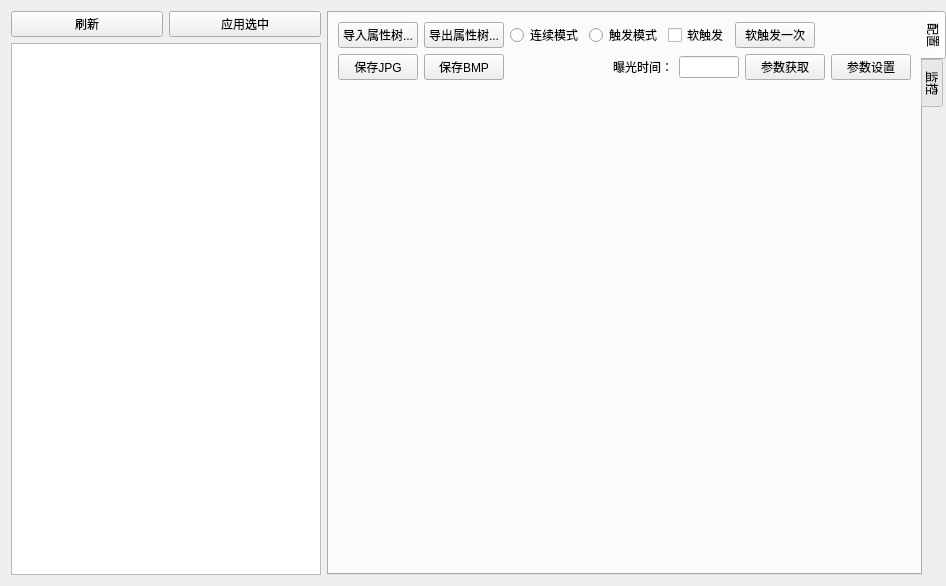
<?xml version="1.0" encoding="UTF-8"?>
<ui version="4.0">
 <class>Eyestack::Com_MVS::MvsCameraConfigUi</class>
 <widget class="QWidget" name="Eyestack::Com_MVS::MvsCameraConfigUi">
  <property name="geometry">
   <rect>
    <x>0</x>
    <y>0</y>
    <width>946</width>
    <height>586</height>
   </rect>
  </property>
  <property name="sizePolicy">
   <sizepolicy hsizetype="Minimum" vsizetype="Minimum">
    <horstretch>0</horstretch>
    <verstretch>0</verstretch>
   </sizepolicy>
  </property>
  <layout class="QHBoxLayout" name="_3">
   <property name="rightMargin">
    <number>0</number>
   </property>
   <item>
    <widget class="QWidget" name="leftWidget" native="true">
     <property name="sizePolicy">
      <sizepolicy hsizetype="Preferred" vsizetype="Preferred">
       <horstretch>1</horstretch>
       <verstretch>0</verstretch>
      </sizepolicy>
     </property>
     <layout class="QVBoxLayout" name="verticalLayout">
      <property name="leftMargin">
       <number>0</number>
      </property>
      <property name="topMargin">
       <number>0</number>
      </property>
      <property name="rightMargin">
       <number>0</number>
      </property>
      <property name="bottomMargin">
       <number>0</number>
      </property>
      <item>
       <layout class="QHBoxLayout" name="_4">
        <item>
         <widget class="QPushButton" name="refreshButton">
          <property name="text">
           <string>刷新</string>
          </property>
          <property name="icon">
           <iconset resource="../Asset/asset.qrc">
            <normaloff>:/icon/fa/sync-alt-solid.svg</normaloff>:/icon/fa/sync-alt-solid.svg</iconset>
          </property>
         </widget>
        </item>
        <item>
         <widget class="QPushButton" name="chooseButton">
          <property name="toolTip">
           <string>显示正在使用相机的画面</string>
          </property>
          <property name="text">
           <string>应用选中</string>
          </property>
          <property name="icon">
           <iconset resource="../Asset/asset.qrc">
            <normaloff>:/icon/fa/check-double-solid.svg</normaloff>:/icon/fa/check-double-solid.svg</iconset>
          </property>
         </widget>
        </item>
       </layout>
      </item>
      <item>
       <widget class="QListView" name="camlist"/>
      </item>
     </layout>
    </widget>
   </item>
   <item>
    <widget class="QTabWidget" name="tabWidget">
     <property name="sizePolicy">
      <sizepolicy hsizetype="Expanding" vsizetype="Expanding">
       <horstretch>2</horstretch>
       <verstretch>0</verstretch>
      </sizepolicy>
     </property>
     <property name="tabPosition">
      <enum>QTabWidget::East</enum>
     </property>
     <property name="currentIndex">
      <number>0</number>
     </property>
     <widget class="QWidget" name="configTab">
      <attribute name="title">
       <string>配置</string>
      </attribute>
      <layout class="QVBoxLayout" name="verticalLayout_2">
       <item>
        <layout class="QHBoxLayout" name="horizontalLayout">
         <item>
          <widget class="QPushButton" name="impropButton">
           <property name="text">
            <string>导入属性树...</string>
           </property>
          </widget>
         </item>
         <item>
          <widget class="QPushButton" name="expropButton">
           <property name="text">
            <string>导出属性树...</string>
           </property>
          </widget>
         </item>
         <item>
          <widget class="QRadioButton" name="ContinueButton">
           <property name="text">
            <string>连续模式</string>
           </property>
          </widget>
         </item>
         <item>
          <widget class="QRadioButton" name="TriggerButton">
           <property name="text">
            <string>触发模式</string>
           </property>
          </widget>
         </item>
         <item>
          <widget class="QCheckBox" name="SoftTrigger">
           <property name="text">
            <string>软触发</string>
           </property>
          </widget>
         </item>
         <item>
          <widget class="QPushButton" name="SoftTriggerOnce">
           <property name="text">
            <string>软触发一次</string>
           </property>
          </widget>
         </item>
         <item>
          <spacer name="horizontalSpacer">
           <property name="orientation">
            <enum>Qt::Horizontal</enum>
           </property>
           <property name="sizeHint" stdset="0">
            <size>
             <width>40</width>
             <height>20</height>
            </size>
           </property>
          </spacer>
         </item>
        </layout>
       </item>
       <item>
        <layout class="QHBoxLayout" name="horizontalLayout_2">
         <item>
          <widget class="QPushButton" name="SaveJPGButton">
           <property name="text">
            <string>保存JPG</string>
           </property>
          </widget>
         </item>
         <item>
          <widget class="QPushButton" name="SaveBMPButton">
           <property name="text">
            <string>保存BMP</string>
           </property>
          </widget>
         </item>
         <item>
          <spacer name="horizontalSpacer_2">
           <property name="orientation">
            <enum>Qt::Horizontal</enum>
           </property>
           <property name="sizeHint" stdset="0">
            <size>
             <width>40</width>
             <height>20</height>
            </size>
           </property>
          </spacer>
         </item>
         <item>
          <widget class="QLabel" name="label">
           <property name="text">
            <string>曝光时间：</string>
           </property>
          </widget>
         </item>
         <item>
          <widget class="QLineEdit" name="ExposureTime">
           <property name="sizePolicy">
            <sizepolicy hsizetype="Maximum" vsizetype="Fixed">
             <horstretch>0</horstretch>
             <verstretch>0</verstretch>
            </sizepolicy>
           </property>
           <property name="maximumSize">
            <size>
             <width>60</width>
             <height>16777215</height>
            </size>
           </property>
          </widget>
         </item>
         <item>
          <widget class="QPushButton" name="GetExposureTime">
           <property name="text">
            <string>参数获取</string>
           </property>
          </widget>
         </item>
         <item>
          <widget class="QPushButton" name="SetExposureTime">
           <property name="text">
            <string>参数设置</string>
           </property>
          </widget>
         </item>
        </layout>
       </item>
       <item>
        <widget class="Design::Monitor" name="configMonitor" native="true">
         <property name="sizePolicy">
          <sizepolicy hsizetype="Preferred" vsizetype="Expanding">
           <horstretch>0</horstretch>
           <verstretch>0</verstretch>
          </sizepolicy>
         </property>
         <property name="maximumSize">
          <size>
           <width>600</width>
           <height>500</height>
          </size>
         </property>
        </widget>
       </item>
      </layout>
     </widget>
     <widget class="QWidget" name="runningTab">
      <attribute name="title">
       <string>监控</string>
      </attribute>
      <layout class="QVBoxLayout" name="verticalLayout_3">
       <item>
        <layout class="QHBoxLayout" name="_2">
         <item>
          <widget class="QRadioButton" name="grayscaleRadio">
           <property name="text">
            <string>灰度</string>
           </property>
          </widget>
         </item>
         <item>
          <widget class="QRadioButton" name="coloredRadio">
           <property name="text">
            <string>彩色</string>
           </property>
          </widget>
         </item>
         <item>
          <widget class="Line" name="line_2">
           <property name="orientation">
            <enum>Qt::Vertical</enum>
           </property>
          </widget>
         </item>
         <item>
          <widget class="QLabel" name="label_2">
           <property name="text">
            <string>取帧时限：</string>
           </property>
          </widget>
         </item>
         <item>
          <widget class="QSpinBox" name="timeoutSpinBox">
           <property name="sizePolicy">
            <sizepolicy hsizetype="Maximum" vsizetype="Fixed">
             <horstretch>0</horstretch>
             <verstretch>0</verstretch>
            </sizepolicy>
           </property>
           <property name="suffix">
            <string> ms</string>
           </property>
           <property name="minimum">
            <number>1</number>
           </property>
           <property name="maximum">
            <number>1000</number>
           </property>
          </widget>
         </item>
         <item>
          <spacer name="spacer">
           <property name="orientation">
            <enum>Qt::Horizontal</enum>
           </property>
           <property name="sizeHint" stdset="0">
            <size>
             <width>40</width>
             <height>20</height>
            </size>
           </property>
          </spacer>
         </item>
        </layout>
       </item>
       <item>
        <widget class="Design::Monitor" name="runningMonitor" native="true">
         <property name="sizePolicy">
          <sizepolicy hsizetype="Preferred" vsizetype="Expanding">
           <horstretch>0</horstretch>
           <verstretch>0</verstretch>
          </sizepolicy>
         </property>
        </widget>
       </item>
      </layout>
     </widget>
    </widget>
   </item>
  </layout>
 </widget>
 <customwidgets>
  <customwidget>
   <class>Design::Monitor</class>
   <extends>QWidget</extends>
   <header>Eyestack/Design/Monitor.hpp</header>
   <container>1</container>
  </customwidget>
 </customwidgets>
 <resources>
  <include location="../Asset/asset.qrc"/>
 </resources>
 <connections/>
</ui>
